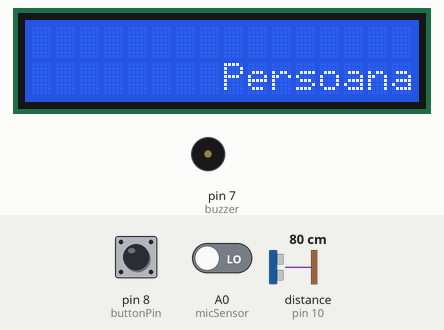
Bench run of a sketch on a simulated Arduino Uno, built with avr-gcc and run on an emulated ATmega328P. Parts: 16×2 character LCD, buzzer (waves = sounding, pin HIGH). Wiring (inferred from the names in the program): ultrasonic range finder: trigger pin 9; echo pin 10. Inputs (shaded band) come from the test bench; at power-on: pin 8 (buttonPin) HIGH, distance to the obstacle (sensor on pin 10) 80 cm, A0 (micSensor) LOW. The echo pulse lasts 58.3 µs per cm; pins used as bus, display or sensor lines are not drawn; what the sketch prints to the serial monitor is not drawn.

Above: at 1.2 s.
1.3 s: pin 8 (buttonPin) pulled LOW for 3.2 s
At 2.8 s:
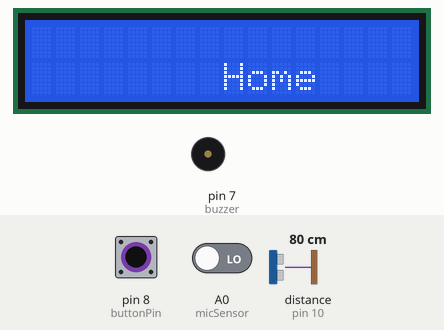
6.0 s: pin 8 (buttonPin) driven LOW
9.0 s: distance to the obstacle (sensor on pin 10) set to 23 cm
At 10.3 s:
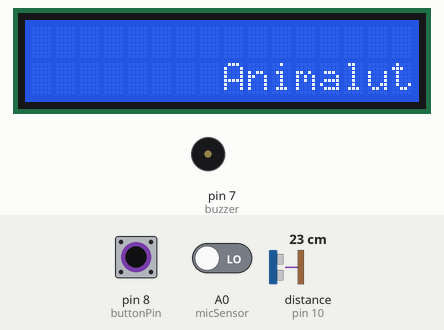
10.6 s: distance to the obstacle (sensor on pin 10) set to 20 cm
At 11.9 s:
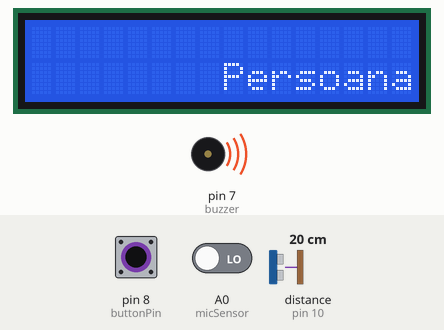
13.6 s: distance to the obstacle (sensor on pin 10) set to 57 cm
At 14.5 s:
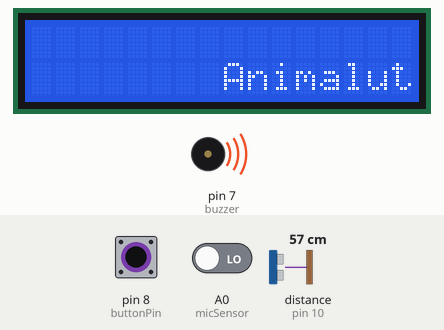
16.6 s: distance to the obstacle (sensor on pin 10) set to 64 cm
At 17.1 s:
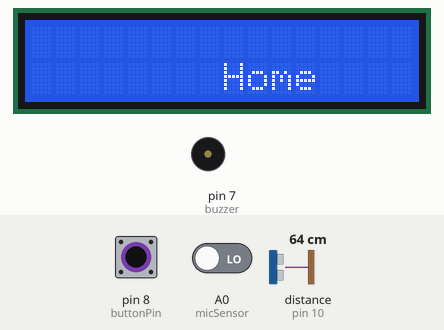
Timing chart, 0 to 19.2 s (numbered marks = the images above; inputs shaded):
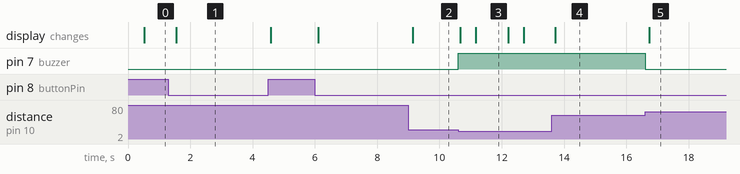

The sketch:

Smart_Door_Alarm_-_source.ino
```cpp
#include <LiquidCrystal.h>
#include <Servo.h>
// Declare the Servo pin
const int trigPin = 9;
const int echoPin = 10;
const int buzzer = 7;
const int micSensor = A0;
const int buttonPin = 8;
boolean mic = 0;
long duration;
int distance;
int button = 0;
const int rs = 12, en = 11, d4 = 5, d5 = 4, d6 = 3, d7 = 2;
LiquidCrystal lcd(rs, en, d4, d5, d6, d7);
Servo Servo1;
void setup() {
pinMode(trigPin, OUTPUT);
pinMode(echoPin, INPUT);
pinMode(buzzer, OUTPUT);
pinMode(micSensor, INPUT);
lcd.begin(16, 2);
Serial.begin(9600);
lcd.setCursor(0, 0);

}


void loop() {
button = digitalRead(buttonPin);
//digitalWrite(buzzer, LOW);
digitalWrite(trigPin, LOW);
delayMicroseconds(2);

digitalWrite(trigPin, HIGH);
delayMicroseconds(10);
digitalWrite(trigPin, LOW);

delayMicroseconds(10);
mic = digitalRead(micSensor);
duration = pulseIn(echoPin, HIGH);

//Calculez distanța cu formula distanta = timpPropagare * 0.034/2;
distance= duration*0.034/2;

if (distance <= 20 and button == LOW){
  //dacă distanța este mai mică de 20 cm față de obiect, buzzer-ul produce un sunet constant;
  digitalWrite(buzzer, HIGH);
  Serial.println("Postas");
  //AFISAM pers si buzzer
  updateLCD("Postas");

}
if(distance <= 20 or mic == HIGH or button == HIGH){
  Serial.println(button);
  Serial.println("Persoana");
  //AFISAM pers si buzzer
  updateLCD("Persoana");
}
else if( distance >= 20 and distance <=60 or mic == HIGH and button == LOW){

  Serial.println("Animalut");
  updateLCD("Animalut :)");

}
else
  {
    updateLCD("Home");
    digitalWrite(buzzer,LOW);

  }


  digitalWrite(11,0);
  //dacă distanța este mai mare de 20 cm, atunci buzzer-ul nu produce niciun sunet;

//Afișez distanța pe ecran pentru teste;
Serial.print("button: ");
Serial.println(button);
}

void updateLCD(String S)
{
   static unsigned long lcdTimer = 0;
   unsigned long lcdInterval = 500; // update the LCD 2 times a second
   if (millis() - lcdTimer >= lcdInterval)
   {
      lcdTimer = millis();
      lcd.setCursor(8, 1);
      lcd.print("        "); // overwrite old data
      lcd.setCursor(8, 1);  // reset the cursor
      lcd.print(S);
   }
}
```

Measured:
- the behaviour switches between 22 and 21 cm on distance to the obstacle (sensor on pin 10) (found by bisection; images 2 and 3)
- the behaviour switches between 61 and 62 cm on distance to the obstacle (sensor on pin 10) (found by bisection; images 4 and 5)
- after the input at 1.3 s, the display: changes after 0.25 s (image 1)
- after the input at 9.0 s, the display: changes after 0.14 s (image 2)
- after the input at 10.6 s, pin 7 (buzzer): LOW → HIGH at once; the display: first changes after 0.07 s (image 3 shows a later state)
- after the input at 13.6 s, the display: changes after 0.12 s (image 4)
- after the input at 16.6 s, pin 7 (buzzer): HIGH → LOW at once; the display: changes after 0.13 s (image 5)
